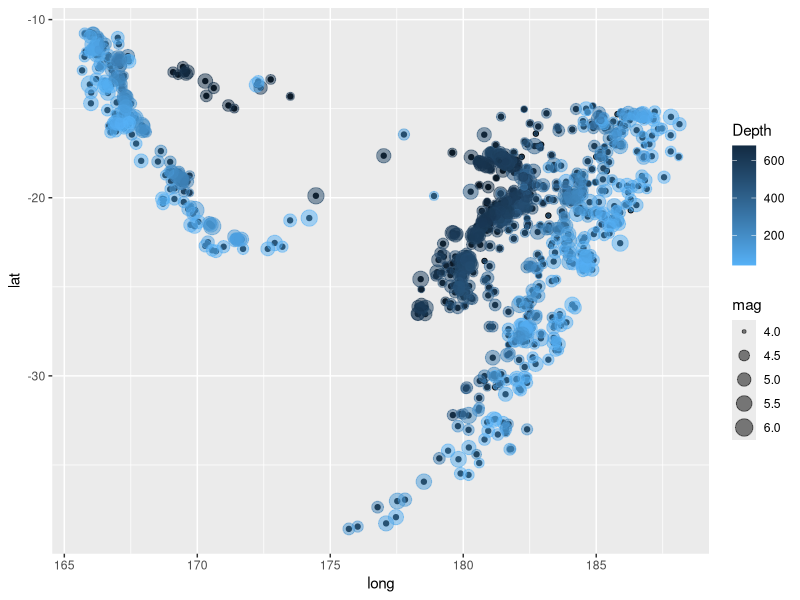
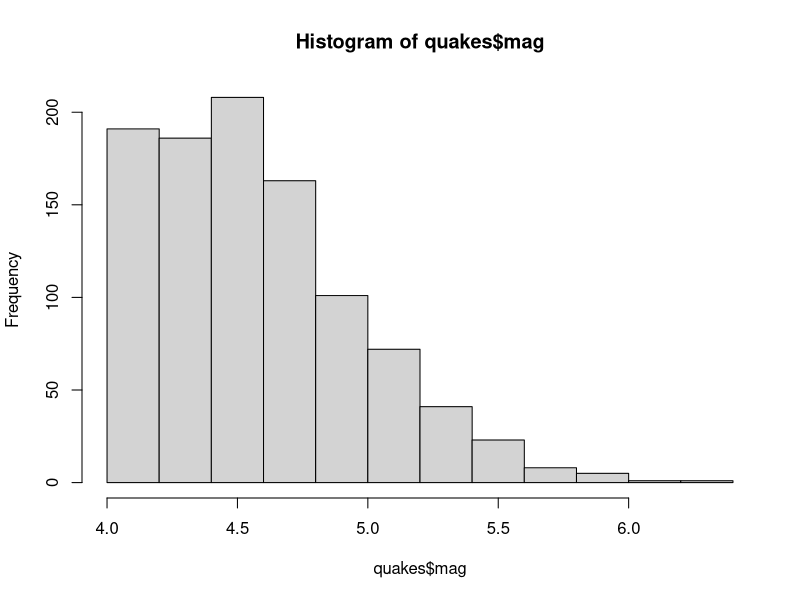

Source code (R) for these figures, in order:
## ---- chunk 1
library(ggplot2); data(quakes)
ggplot(quakes, aes(long, lat), na.rm = TRUE) + 
  geom_point(color = "black") +
  geom_point(aes(size = mag, color = depth), alpha = 1/2) + 
  scale_color_gradient("Depth", high = "#132B43", low = "#56B1F7")
## ---- chunk 2
hist(quakes$mag)
